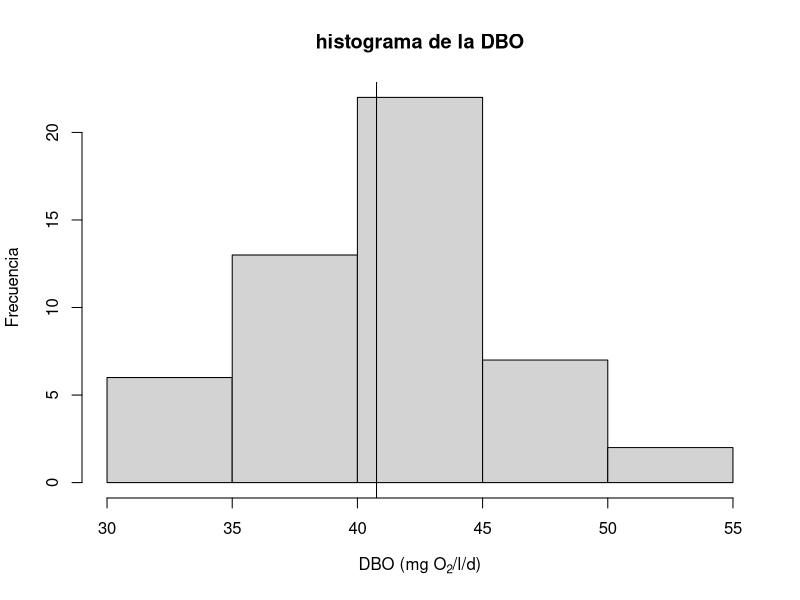
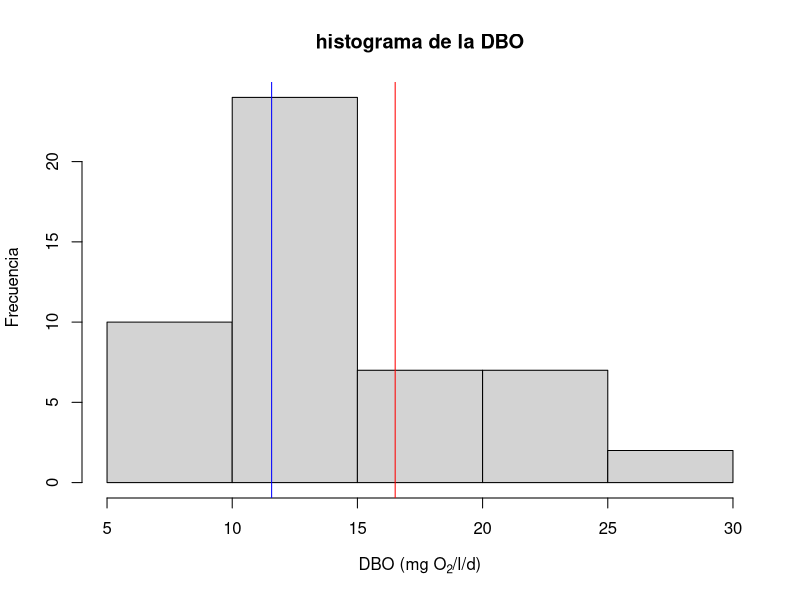
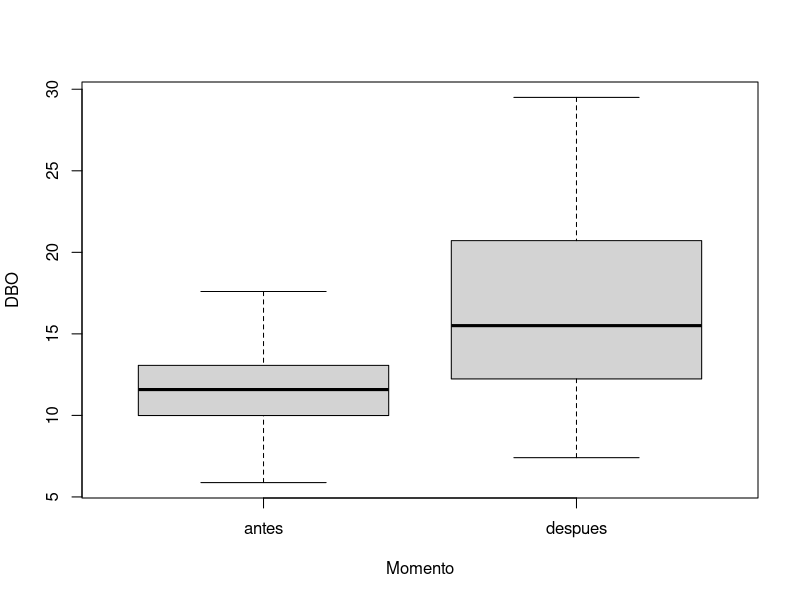

Write R code to recreate these figures, in order.
## ---- chunk 1
library(tidyverse)
## ---- chunk 2
datos1 <- read_csv("datos1.csv")
## ---- chunk 3
hist(datos1$DBO, main = "histograma de la DBO", xlab = expression(paste("DBO ", "(mg ", O[2], "/l/d)")), ylab =" Frecuencia")
abline(v=mean(datos1$DBO))


## ---- chunk 4

sd(datos1$DBO)/sqrt(length(datos1$DBO))

## ---- chunk 5
t.test(datos1$DBO, alternative = "greater", mu = 30)

## ---- chunk 6
datos2 <- read_csv("datos2.csv")
## ---- chunk 7
hist(datos2$DBO, main = "histograma de la DBO", xlab = expression(paste("DBO ", "(mg ", O[2], "/l/d)")), ylab =" Frecuencia")
abline(v = mean(datos2$DBO[1:25]), col = "blue")
abline(v = mean(datos2$DBO[26:50]),  col = "red")

boxplot(DBO~Momento, data = datos2)
## ---- chunk 8

## ---- chunk 9
qt(0.05, df = 48)
## ---- chunk 10
t.test(DBO~Momento, data = datos2, alternative = "l", var.equal = TRUE)

## ---- chunk 11
t.test(DBO~Momento, data = datos2, alternative = "l", var.equal = FALSE)

